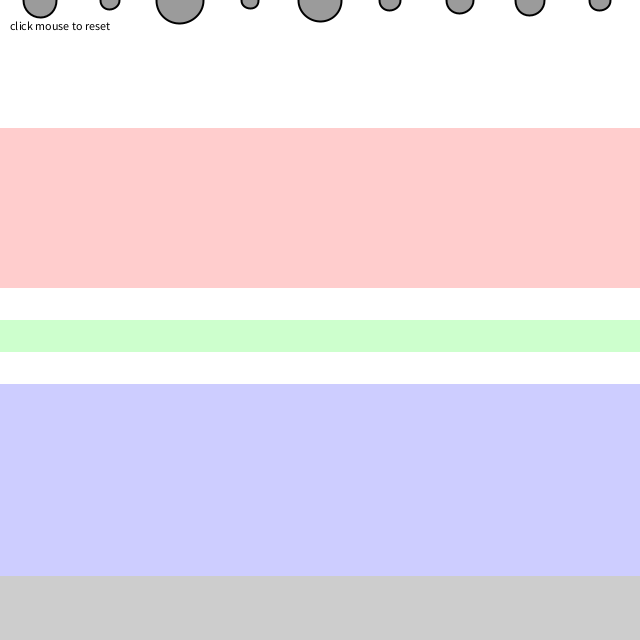
Frame 1 (no input)
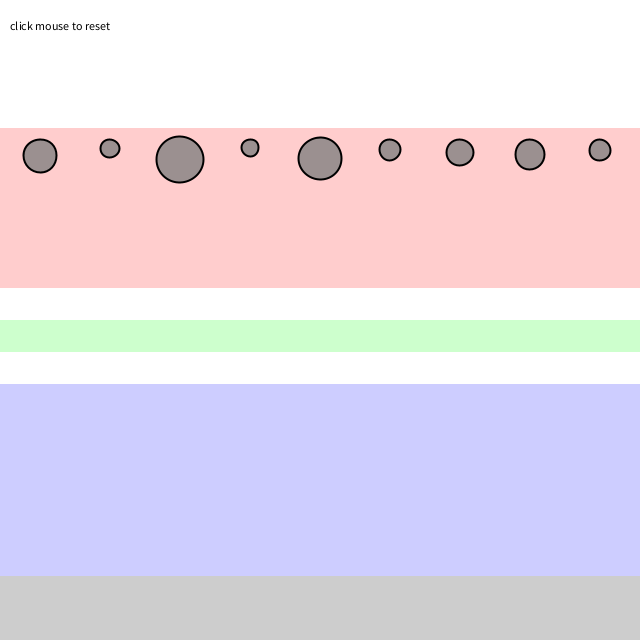
Frame 60 (the mouse pressed at the canvas centre just before this capture)
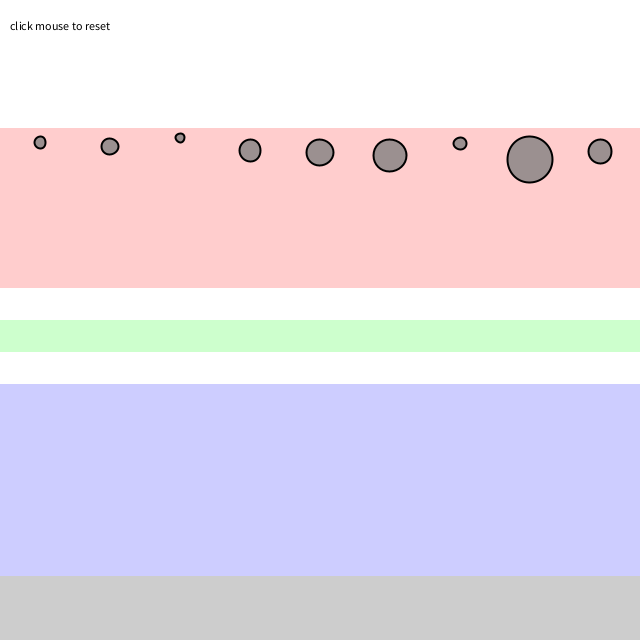
Frame 120 (the mouse held since frame 60 and released just before this capture)

The Processing sketch that drew these frames (run headless with seeded random() and noise(); from frame 60 on, the mouse is pressed at the canvas centre):

// Processing sketch: sketch_160329d
// ── sketch_160329d.pde

Mover[] movers = new Mover[9];

// Liquid
Liquid[] liquid = new Liquid[4];

void setup() {
  size(640, 640);
  reset();
  liquid[0] = new Liquid(0, height*1/5, width, height*1/4, 0.1,255,0,0);
  liquid[1] = new Liquid(0, height*1/2, width, height*1/20, 0.3,0,255,0);
  liquid[2] = new Liquid(0, height*3/5, width, height*3/10, 0.2,0,0,255);
  liquid[3] = new Liquid(0, height*9/10, width, height*1/10, 1,0,0,0);
}

void draw() {
  background(255);
  
  // Draw water
  for(int i=0;i<liquid.length;++i)liquid[i].display();

  for (int i = 0; i < movers.length; i++) {
    
    for(int j=0;j<liquid.length;++j){
      if (liquid[j].contains(movers[i])) {
        // Calculate drag force
        PVector dragForce = liquid[j].drag(movers[i]);
        // Apply drag force to Mover
        movers[i].applyForce(dragForce);
      }
    }

    // Gravity is scaled by mass here!
    PVector gravity = new PVector(0, 0.1*movers[i].mass);
    // Apply gravity
    movers[i].applyForce(gravity);
   
    // Update and display
    movers[i].update();
    movers[i].display();
    movers[i].checkEdges();
  }
  
  fill(0);
  text("click mouse to reset",10,30);
  
}

void mousePressed() {
  reset();
}

// Restart all the Mover objects randomly
void reset() {
  for (int i = 0; i < movers.length; i++) {
    movers[i] = new Mover(random(0.5, 3), 40+i*70, 0);
  }
}
// ── Liquid.pde
 // Liquid class 
 class Liquid {

  
  // Liquid is a rectangle
  float x,y,w,h;
  // Coefficient of drag
  float c;
  float r,g,b;

  Liquid(float x_, float y_, float w_, float h_, float c_, float r_, float g_, float b_) {
    x = x_;
    y = y_;
    w = w_;
    h = h_;
    c = c_;
    r = r_;
    g = g_;
    b = b_;
  }
  
  // Is the Mover in the Liquid?
  boolean contains(Mover m) {
    PVector l = m.location;
    return l.x > x && l.x < x + w && l.y > y && l.y < y + h;
  }
  
  // Calculate drag force
  PVector drag(Mover m) {
    // Magnitude is coefficient * speed squared
    float speed = m.velocity.mag();
    float dragMagnitude = c * speed * speed;

    // Direction is inverse of velocity
    PVector dragForce = m.velocity.get();
    dragForce.mult(-1);
    
    // Scale according to magnitude
    // dragForce.setMag(dragMagnitude);
    dragForce.normalize();
    dragForce.mult(dragMagnitude);
    return dragForce;
  }
  
  void display() {
    noStroke();
    fill(r,g,b,50);
    rect(x,y,w,h);
  }

}
// ── Mover.pde

class Mover {

  // location, velocity, and acceleration 
  PVector location;
  PVector velocity;
  PVector acceleration;
  
  // Mass is tied to size
  float mass;

  Mover(float m, float x, float y) {
    mass = m;
    location = new PVector(x, y);
    velocity = new PVector(0, 0);
    acceleration = new PVector(0, 0);
  }

  // Newton's 2nd law: F = M * A
  // or A = F / M
  void applyForce(PVector force) {
    // Divide by mass 
    PVector f = PVector.div(force, mass);
    // Accumulate all forces in acceleration
    acceleration.add(f);
  }

  void update() {
    
    // Velocity changes according to acceleration
    velocity.add(acceleration);
    // Location changes by velocity
    location.add(velocity);
    // We must clear acceleration each frame
    acceleration.mult(0);
  }
  
  // Draw Mover
  void display() {
    stroke(0);
    strokeWeight(2);
    fill(127, 200);
    ellipse(location.x, location.y, mass*16, mass*16);
  }
  
  // Bounce off bottom of window
  void checkEdges() {
    if (location.y > height) {
      velocity.y *= -0.9;  // A little dampening when hitting the bottom
      location.y = height;
    }
  }
}
